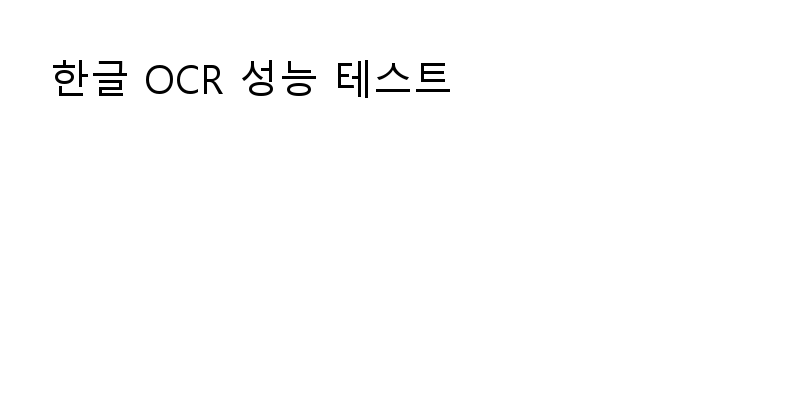
#> input picture aiaas/AI/OCR/test_image_1.png, 800 x 400 px
$ python -i preprocessor.py   (imports and definitions only)
#> lines starting #> are read from the running program, lines starting #| are printed output that depends on the picture; after the words box and inside, x2 and y2 are one past the last pixel; in counts of white or black regions, pixels touching at a corner belong together
import cv2
import numpy as np
import matplotlib.pyplot as plt


class OCRPreprocessor:

    def __init__(self):
        pass

    def convert_to_grayscale(self, image):

        if len(image.shape) == 3:
            gray = cv2.cvtColor(image, cv2.COLOR_BGR2GRAY)
        else:
            gray = image.copy()

        return gray

    def apply_threshold(self, image, method='adaptive'):

        gray = self.convert_to_grayscale(image)

        if method == 'simple':
            _, thresh = cv2.threshold(gray, 127, 255, cv2.THRESH_BINARY)

        elif method == 'adaptive':
            # 적용적 임계값: 각 픽셀 주변 영역의 가중 평균을 기준으로 임계값 결정
            # 11x11 영역의 가우시안 가중 평균에서 2를 뺀 값을 임계값으로 사용
            thresh = cv2.adaptiveThreshold(
                gray, 255, cv2.ADAPTIVE_THRESH_GAUSSIAN_C,
                cv2.THRESH_BINARY, 11, 2
            )
            # adaptiveThreshold 매개변수 : 그레이스케일 이미지, 최대값, 임계값 방법, 이진화 방법, 영역 크기, 상수 값
            # gray : 그레이스케일 이미지
            # 255 : 최대값
            # cv2.ADAPTIVE_THRESH_GAUSSIAN_C : 가우시안 가중 평균 임계값
            # cv2.THRESH_BINARY : 이진화 방법
            # 11 : 영역 크기
            # 2 : 상수 값
            # thresh : 이진화된 이미지

        elif method == 'otsu':
            # Otsu 방법: 히스토그램 분석으로 최적의 임계값 자동 선택
            # 히스토그램 분석 : 이미지의 픽셀 값 분포를 분석하여 최적의 임계값을 찾는 방법
            _, thresh = cv2.threshold(
                gray, 0, 255, cv2.THRESH_BINARY + cv2.THRESH_OTSU
            )
            # threshold 매개변수 : 그레이스케일 이미지, 임계값, 최대값, 이진화 방법
            # cv2.THRESH_BINARY + cv2.THRESH_OTSU : 이진화 방법
            # _ : 임계값 반환
            # thresh : 이진화된 이미지 반환

        return thresh

    def remove_noise(self, image):
        """
        이진화된 이미지에서 노이즈를 제거
        """
        # 1x1 구조 요소 생성 (모폴로지 연산용)
        # 모폴로지 연산 : 이미지의 픽셀 값을 변경하는 연산
        kernel = np.ones((1, 1), np.uint8)

        # 열림 연산 적용: 작은 노이즈 점들을 제거
        # 먼저 침식으로 작은 객체를 제거하고, 팽창으로 원래 크기 복원
        # 침식 : 이미지의 픽셀 값이 0인 경우 주변 픽셀 값을 0으로 변경
        # 팽창 : 이미지의 픽셀 값이 0이 아닌 경우 주변 픽셀 값을 0이 아닌 값으로 변경
        opening = cv2.morphologyEx(image, cv2.MORPH_OPEN, kernel)

        # 가우시안 블러 적용: 1x1 커널로 미세한 노이즈 제거
        # sigma=0으로 설정하면 커널 크기에서 자동으로 sigma 계산
        # sigma : 가우시안 분포의 표준 편차
        denoised = cv2.GaussianBlur(opening, (1, 1), 0)

        return denoised


    def correct_skew(self, image):
        """
        이미지의 기울기를 자동으로 보정
        """
        # Canny 에지 검출: 50-150 임계값으로 윤곽선 추출
        edges = cv2.Canny(image, 50, 150, apertureSize=3)
        # Canny 매개변수 - 그레이스케일 이미지, 최소 임계값, 최대 임계값, 커널 크기
        # 50 : 최소 임계값
        # 150 : 최대 임계값
        # apertureSize=3 : 커널 크기
        # edges : 에지 이미지

        # 허프 변환으로 직선 검출
        lines = cv2.HoughLines(edges, 1, np.pi/180, threshold=100)
        # HoughLines 매개변수 : 에지 이미지, 거리 해상도, 각도 해상도, 최소 투표 수
        # 1 : 거리 해상도 (1픽셀 단위로 거리를 측정)
        # np.pi/180 : 각도 해상도 1도 (파이/180도, 즉 1도 단위로 각도를 측정)
        # threshold=100 : 최소 투표 수 (최소 100개의 점이 있어야 직선으로 인식)
        # lines : 직선 검출 결과

        if lines is not None:
            # 검출된 직선들의 기울기 각도 계산
            angles = []
            for rho, theta in lines[:, 0]:
                # 허프 변환에서 theta의 의미:
                # theta = 0도 (0 radian) -> 수직선 (|)
                # theta = 90도 (π/2 radian) -> 수평선 (-)
                # theta = 180도 (π radian) -> 다시 수직선
                # 이미지 회전에서 각도의 의미:
                # 0도 -> 수평선 기준 (-)
                # 90도 -> 수직선 기준 (|)
                # 양수 -> 시계방향 회전
                # 음수 -> 반시계방향 회전
                # 즉, 허프 변환은 수직선을 0도로 보지만, 이미지 회전은 수평선을 0도로 보기 때문에 -90도 보정
                angle = np.degrees(theta) - 90
                angles.append(angle)

            # 중앙값으로 기울기 보정 (이상값에 강건함)
            # 이상 각도가 있을 수 경우, 평균 값이 왜곡될 수 있기 때문에 중앙값을 사용
            median_angle = np.median(angles)

            # 이미지 중심점을 기준으로 회전 변환 행렬 생성
            (h, w) = image.shape[:2]
            center = (w // 2, h // 2)
            M = cv2.getRotationMatrix2D(center, median_angle, 1.0)

            # INTER_CUBIC: 고품질 보간, BORDER_REPLICATE: 가장자리 복제
            rotated = cv2.warpAffine(
                image, M, (w, h),
                flags=cv2.INTER_CUBIC,
                borderMode=cv2.BORDER_REPLICATE
            )
            # warpAffine 매개변수 : 이미지, 회전 행렬, 출력 이미지 크기, 보간법, 테두리 처리
            # image : 입력 이미지
            # M : 회전 행렬 (getRotationMatrix2D로 생성)
            # (w, h) : 출력 이미지 크기
            # flags=cv2.INTER_CUBIC : 보간법 (회전 시 새로운 좌표의 픽셀 값 계산 방법)
            # INTER_CUBIC : 3차 보간법 (주변 4x4=16개 픽셀의 3차 함수로 고품질 계산)
            # borderMode=cv2.BORDER_REPLICATE : 테두리 처리 (이미지 경계 밝은 가장자리 픽셀로 채움)
            # rotated : 회전된 이미지

            return rotated

        # 직선을 검출하지 못한 경우 원본 반환
        return image


    def resize_image(self, image, target_height=800):
        """
        OCR 최적화를 위한 이미지 크기 조정
        OCR은 일정 크기 이상에서 성능이 좋아짐
        INTER_CUBIC 보간법으로 고품질 확대
        """
        # 현재 이미지의 높이와 너비 획득
        h, w = image.shape[:2]

        if h < target_height:
            # 이미지가 너무 작은 경우 크기 증가
            # 높이 기준으로 스케일 비율 계산
            scale = target_height / h
            new_w = int(w * scale)

            # INTER_CUBIC 보간법으로 고품질 리사이징
            resized = cv2.resize(image, (new_w, target_height),
                                interpolation=cv2.INTER_CUBIC)
        else:
            # 이미지가 충분히 큰 경우 원본 유지
            resized = image

        return resized

    # [26 lines left out: function visualize_preprocessing_steps, not called in this run]

    def preprocess_pipeline(self, image, visualize=False):
        """
        전체 이미지 전처리 파이프라인 실행
        """
        # 각 처리 단계별 결과 저장용 리스트
        steps = []
        step_names = []

        # 0. 원본 이미지 보존
        steps.append(image.copy())
        step_names.append('원본 이미지')

        # 1. 그레이스케일 변환
        gray = self.convert_to_grayscale(image)
        steps.append(gray)
        step_names.append('그레이스케일')

        # 2. OCR 최적화를 위한 크기 조정
        resized = self.resize_image(gray)
        steps.append(resized)
        step_names.append('크기 조정')

        # 3. 적용적 이진화 처리 (지역적 밝기 변화에 강건)
        thresh = self.apply_threshold(resized, method='adaptive')
        steps.append(thresh)
        step_names.append('이진화')

        # 4. 모폴로지 연산으로 노이즈 제거
        denoised = self.remove_noise(thresh)
        steps.append(denoised)
        step_names.append('노이즈 제거')

        # 5. 허프 변환 기반 기울기 자동 보정
        corrected = self.correct_skew(denoised)
        steps.append(corrected)
        step_names.append('기울기 보정')

        # 시각화 옵션이 활성화된 경우 처리 과정 출력
        if visualize:
            self.visualize_preprocessing_steps(steps, step_names)

        return corrected

# [61 lines left out: functions create_noisy_sample_image, preprocessing_example, not called in this run]

# [1 line not run here, left out]

>>> import cv2
>>> picture = cv2.imread('test_image_1.png')
#> picture is the input picture: shape (400, 800, 3); min 0, max 255, mean 252.5
>>> result = OCRPreprocessor().preprocess_pipeline(picture)
#> in apply_threshold, `thresh = cv2.adaptiveThreshold( gray, 255, cv2.ADAPTIVE_THRESH_GAUSSIA..`: thresh: shape (800, 1600); 99% white; 22 black regions, largest, box (x1, y1, x2, y2) and area: (842, 126, 890, 164) 972, (292, 130, 346, 188) 959, (198, 160, 246, 192) 924
#> in correct_skew, `edges = cv2.Canny(image, 50, 150, apertureSize=3)`:
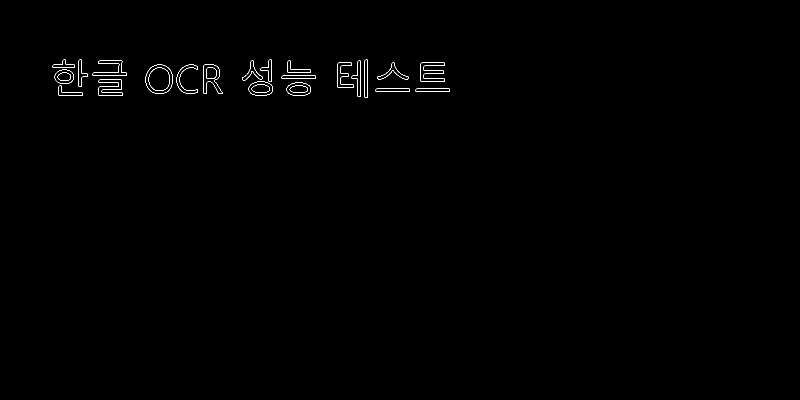
#> edges: shape (800, 1600) (shown at 1/2 size); 0.34% white in thin lines or dots, all inside (x1, y1, x2, y2) = (105, 119, 900, 196)
#> in correct_skew, `lines = cv2.HoughLines(edges, 1, np.pi/180, threshold=100)`: lines = 25 rows, first 8: [151, 1.57], [157, 1.57], [183, 1.57], [177, 1.57], [145, 1.57], [185, 1.57], [141, 1.59], [191, 1.57]
#> the loop in correct_skew, `for rho, theta in lines[:, 0]:` made 25 passes
#> (rho, theta, angle) on passes 1 to 12: (151, 1.57, 0), (157, 1.57, 0), (183, 1.57, 0), (177, 1.57, 0), (145, 1.57, 0), (185, 1.57, 0), (141, 1.59, 1), (191, 1.57, 0), (147, 1.59, 1), (171, 1.54, -2), (135, 1.57, 0), (163, 1.59, 1)
#> after the loop in correct_skew, `for rho, theta in lines[:, 0]:`: angles = 25 values, max 3 at index 21, min -4 at index 17, mean -0.16
#> in correct_skew, `median_angle = np.median(angles)`: median_angle = 0
#> in correct_skew, `M = cv2.getRotationMatrix2D(center, median_angle, 1.0)`: M = [[1, 0, 0], [0, 1, 0]]

$ run again, on aiaas/AI/OCR/test_image_2.png
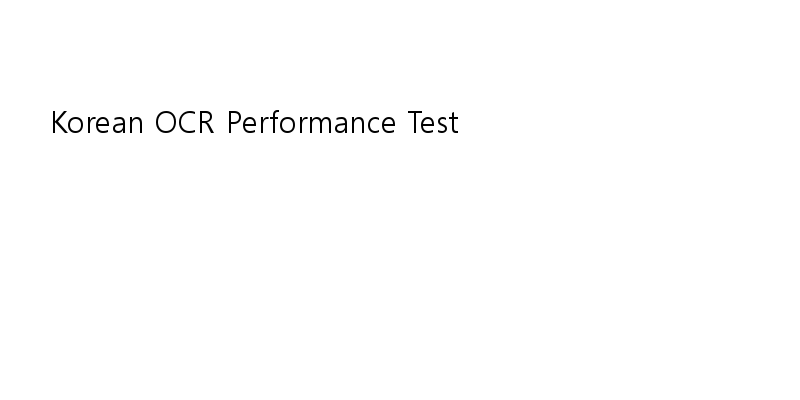
#> input picture aiaas/AI/OCR/test_image_2.png, 800 x 400 px
#> picture is the input picture: shape (400, 800, 3); min 0, max 255, mean 253.4
#> thresh: shape (800, 1600); 99.4% white; 24 black regions, largest, box (x1, y1, x2, y2) and area: (312, 222, 352, 266) 499, (620, 234, 662, 266) 488, (400, 222, 428, 266) 475
#> in correct_skew, `edges = cv2.Canny(image, 50, 150, apertureSize=3)`:
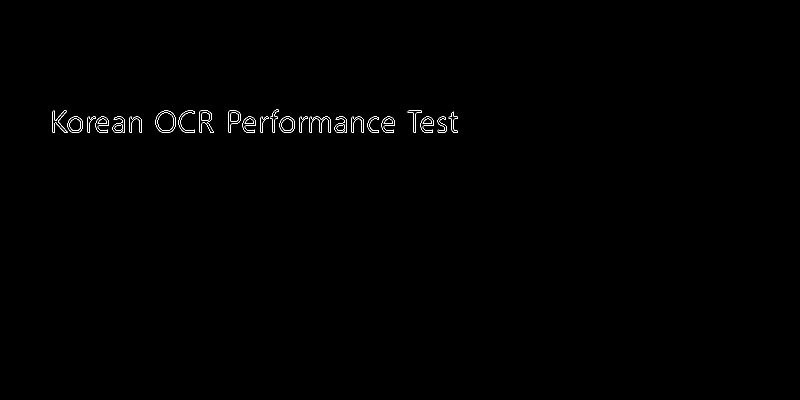
#> edges: shape (800, 1600) (shown at 1/2 size); 0.32% white in thin lines or dots, all inside (x1, y1, x2, y2) = (105, 219, 916, 266)
#> lines = 24 rows, first 8: [265, 1.57], [261, 1.57], [237, 1.57], [233, 1.57], [247, 1.57], [251, 1.57], [248, 1.55], [268, 1.54]
#> the loop in correct_skew, `for rho, theta in lines[:, 0]:` made 24 passes
#> (rho, theta, angle) on passes 1 to 8: (265, 1.57, 0), (261, 1.57, 0), (237, 1.57, 0), (233, 1.57, 0), (247, 1.57, 0), (251, 1.57, 0), (248, 1.55, -1), (268, 1.54, -2)
#> after the loop in correct_skew, `for rho, theta in lines[:, 0]:`: angles = [0, 0, 0, 0, 0, 0, -1, -2, 1, -2, 2, -2, -1, -1, -1, 3, 3, 0, 1, -3, -3, 3, -3, 2]
#> median_angle = 0
#> M = [[1, 0, 0], [0, 1, 0]]

$ run again, on aiaas/AI/OCR/test_image_3.png
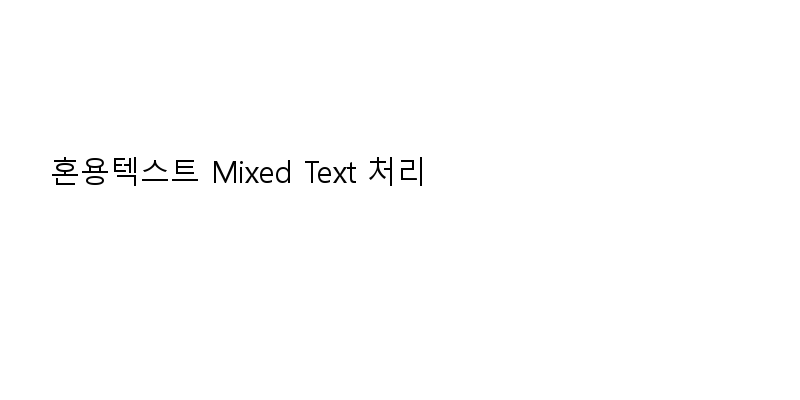
#> input picture aiaas/AI/OCR/test_image_3.png, 800 x 400 px
#> picture is the input picture: shape (400, 800, 3); min 0, max 255, mean 253.3
#> thresh: shape (800, 1600); 99.3% white; 26 black regions, largest, box (x1, y1, x2, y2) and area: (428, 322, 472, 366) 734, (164, 316, 216, 346) 578, (666, 324, 712, 366) 577
#> in correct_skew, `edges = cv2.Canny(image, 50, 150, apertureSize=3)`:
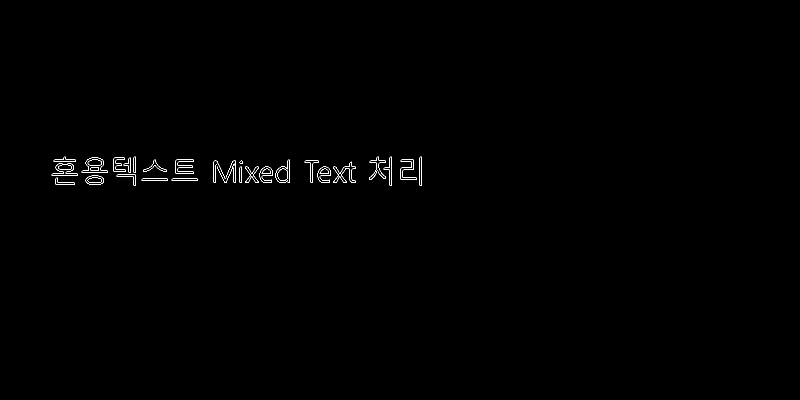
#> edges: shape (800, 1600) (shown at 1/2 size); 0.33% white in thin lines or dots, all inside (x1, y1, x2, y2) = (103, 313, 844, 372)
#> lines = 40 rows, first 8: [361, 1.57], [351, 1.54], [349, 1.55], [353, 1.55], [357, 1.57], [365, 1.57], [347, 1.57], [339, 1.57]
#> the loop in correct_skew, `for rho, theta in lines[:, 0]:` made 40 passes
#> (rho, theta, angle) on passes 1 to 8: (361, 1.57, 0), (351, 1.54, -2), (349, 1.55, -1), (353, 1.55, -1), (357, 1.57, 0), (365, 1.57, 0), (347, 1.57, 0), (339, 1.57, 0)
#> after the loop in correct_skew, `for rho, theta in lines[:, 0]:`: angles = 40 values, max 4 at index 30, min -4 at index 39, mean 0.35
#> median_angle = 0
#> M = [[1, 0, 0], [0, 1, 0]]

$ run again, on aiaas/AI/OCR/test_image_4.png
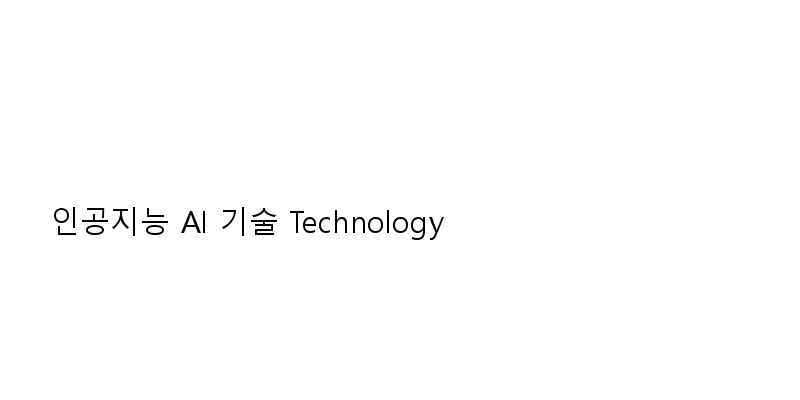
#> input picture aiaas/AI/OCR/test_image_4.png, 800 x 400 px
#> picture is the input picture: shape (400, 800, 3); min 0, max 255, mean 253.4
#> thresh: shape (800, 1600); 99.4% white; 27 black regions, largest, box (x1, y1, x2, y2) and area: (502, 440, 554, 470) 704, (362, 422, 402, 466) 521, (822, 434, 850, 480) 515
#> in correct_skew, `edges = cv2.Canny(image, 50, 150, apertureSize=3)`:
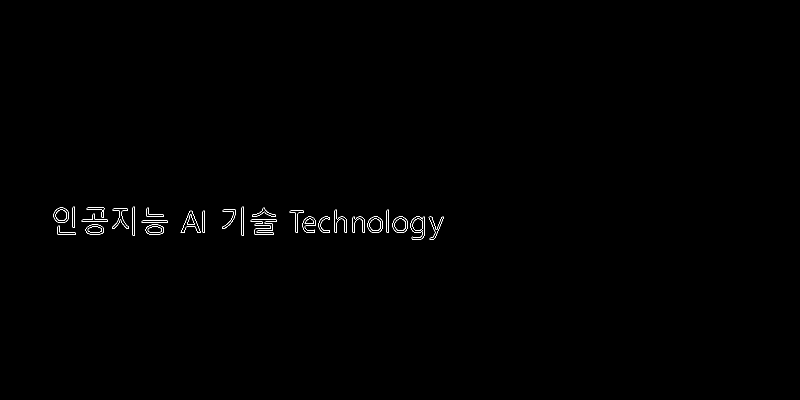
#> edges: shape (800, 1600) (shown at 1/2 size); 0.33% white in thin lines or dots, all inside (x1, y1, x2, y2) = (107, 413, 888, 480)
#> lines = 42 rows, first 8: [465, 1.57], [439, 1.57], [443, 1.57], [440, 1.59], [433, 1.57], [436, 1.59], [461, 1.57], [446, 1.55]
#> the loop in correct_skew, `for rho, theta in lines[:, 0]:` made 42 passes
#> (rho, theta, angle) on passes 1 to 8: (465, 1.57, 0), (439, 1.57, 0), (443, 1.57, 0), (440, 1.59, 1), (433, 1.57, 0), (436, 1.59, 1), (461, 1.57, 0), (446, 1.55, -1)
#> after the loop in correct_skew, `for rho, theta in lines[:, 0]:`: angles = 42 values, max 4 at index 29, min -3 at index 34, mean 0.262
#> median_angle = 0
#> M = [[1, 0, 0], [0, 1, 0]]
